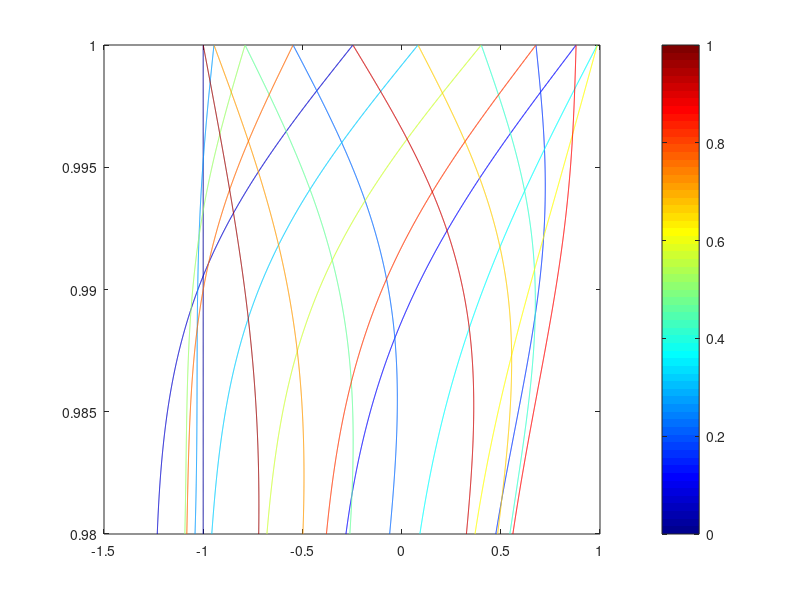

Write MATLAB code to recreate this figure.
clear; hold off;
nt = 20;
ny = 1000;

omega = 1;
al = 0.0001;

t = linspace(0,8*pi,nt);
f = -cos(omega*t);
y = linspace(1 - 2*sqrt(al),1,ny);
g = erf( (1 - y)' * (al*t).^(-1/2) );
% g = 2*pi*erf( (1 - y)' * (al*t).^(-1/2) ) - 1;

v = zeros(ny,nt);
for i = 1:ny
    temp = conv (f,g(i,:));
    v(i,:) = temp(1:nt);
end


mdc = jet(nt);
for i = 1:nt
    plot(v(:,i),y,'color',mdc(i,:)); hold on;
end
colormap(jet);
ylim([y(1) y(end)]);
colorbar;